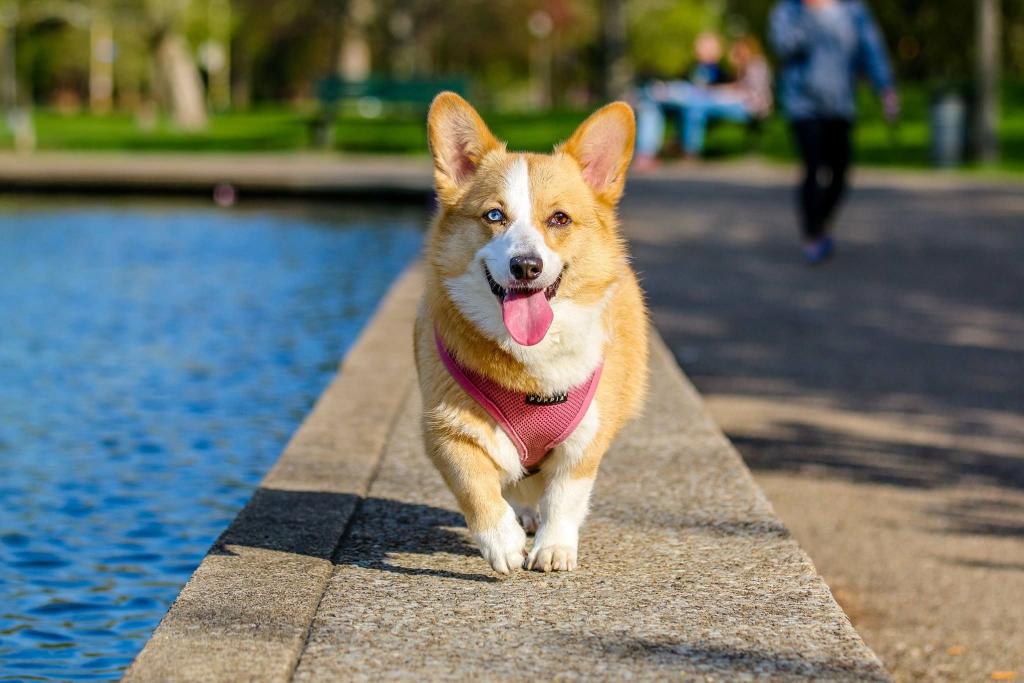
#> input picture codigo_estudiantes/wdeleon/perro.jpg, 2048 x 1365 px (shown at 1/2 size)
$ python recorte.py
#> lines starting #> are read from the running program, lines starting #| are printed output that depends on the picture
import cv2

imagen = cv2.imread("perro.jpg")
#> imagen is the input picture: shape (1365, 2048, 3); mean B, G, R 103.8, 114.6, 110.4

if imagen is None:
    raise FileNotFoundError("No se encontró perro.jpg")

print("Dimensiones", imagen.shape)
#| Dimensiones (1365, 2048, 3)

Recorte = imagen[150:750, 800:1300]
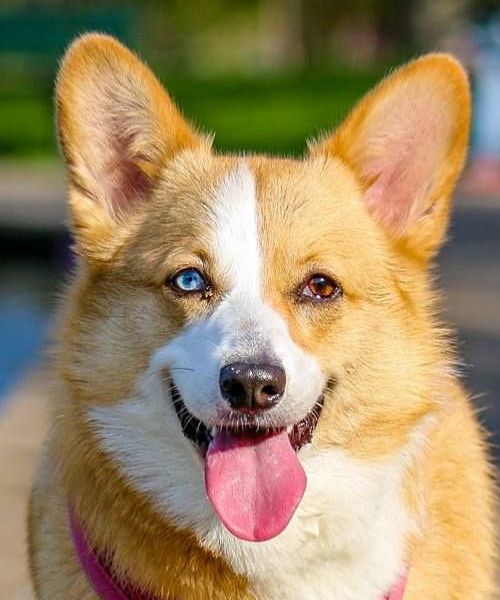
#> Recorte: shape (600, 500, 3); mean B, G, R 101.9, 137.6, 158.7

#Desempaquetando las dimensiones de la imagen
alto, ancho, canales = imagen.shape
#> alto = 1365; ancho = 2048; canales = 3

RelacionAspecto = alto / ancho
#> RelacionAspecto = 0.667
NuevoAncho = 150
NuevoAlto = int(RelacionAspecto * NuevoAncho)
#> NuevoAlto = 99
print(f"Nuevas medidas: {NuevoAlto, NuevoAncho}")
#| Nuevas medidas: (99, 150)

#Imagen reducida
Reduccion = cv2.resize(imagen,(NuevoAncho, NuevoAlto), interpolation=cv2.INTER_CUBIC)
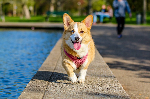
#> Reduccion: shape (99, 150, 3); mean B, G, R 103.9, 114.7, 110.4

#Imagen rotada
Rotacion = cv2.rotate(Reduccion, cv2.ROTATE_90_CLOCKWISE)
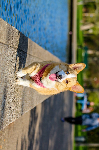
#> Rotacion: shape (150, 99, 3); mean B, G, R 103.9, 114.7, 110.4
AltoReducido, AnchoReducid, _ = Reduccion.shape
#> AltoReducido = 99; AnchoReducid = 150
Centro = (AnchoReducid//2, AltoReducido//2)
#> Centro = (75, 49)
MatrizRotacion = cv2.getRotationMatrix2D(Centro, 90, 1)
#> MatrizRotacion = [[6.12e-17, 1, 26], [-1, 6.12e-17, 124]]
ImagenRotada = cv2.warpAffine(Reduccion, MatrizRotacion,(AnchoReducid, AltoReducido))
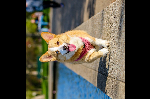
#> ImagenRotada: shape (99, 150, 3); mean B, G, R 67.8, 78.5, 80.7

#Anotacion de imagen
ImagenAnotada = Reduccion.copy()
cv2.rectangle(
    ImagenAnotada,
    (400,100),
    (650,600),
    (0, 255, 0),
    2
)

cv2.circle(
    ImagenAnotada,
    (520, 235),
    100,
    (0, 255, 0),
    2
)

cv2.putText(
    ImagenAnotada,
    "Objeto marcado",
    (AnchoReducid//2 - 115, AltoReducido//2 - 245),
    cv2.FONT_HERSHEY_COMPLEX,
    1,
    (0, 255, 0),
    2

)
#Escala de color de la imagen
ImgaenEscalaGris = cv2.cvtColor(ImagenAnotada, cv2.COLOR_BGR2YUV)
#> ImgaenEscalaGris: shape (99, 150, 3); mean of channels 0, 1, 2 112.1, 123.9, 126.4

cv2.imwrite("imagen_anotada.jpg", ImagenAnotada)

#Mostrador de Imagnes
#cv2.imshow("Imagen Original", imagen)
#cv2.imshow("Imagen Recortada", Recorte)
cv2.imshow("Imagen Reducida", Reduccion)
# [4 lines of commented-out code are left out]

cv2.waitKey(0)
cv2.destroyAllWindows()

$ run again, with codigo_estudiantes/wdeleon/avenida.jpg copied over codigo_estudiantes/wdeleon/perro.jpg
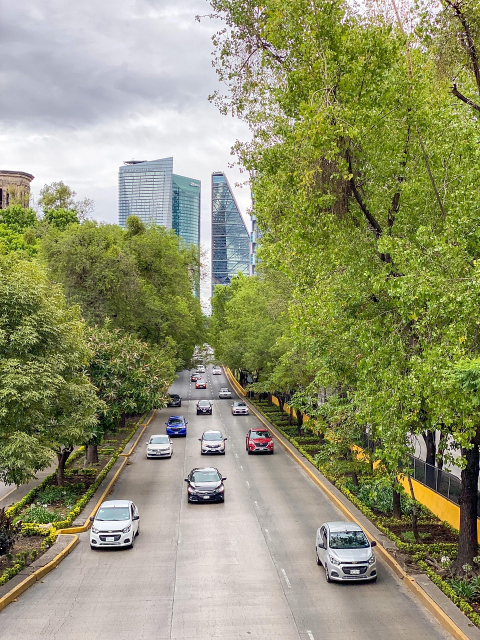
#> input picture codigo_estudiantes/wdeleon/avenida.jpg, 960 x 1280 px (shown at 1/2 size)
#> imagen is the input picture: shape (1280, 960, 3); mean B, G, R 111.6, 147.7, 145.8
#| Dimensiones (1280, 960, 3)
#| Nuevas medidas: (200, 150)
#> `Rotacion = cv2.rotate(Reduccion, cv2.ROTATE_90_CLOCKWISE)`:
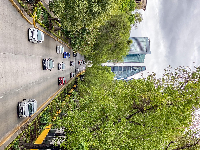
#> Rotacion: shape (150, 200, 3); mean B, G, R 111.7, 147.6, 145.7
#> `ImagenRotada = cv2.warpAffine(Reduccion, MatrizRotacion,(AnchoReducid,..`:
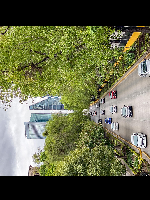
#> ImagenRotada: shape (200, 150, 3); mean B, G, R 72.9, 104.5, 101.3
#> ImgaenEscalaGris: shape (200, 150, 3); mean of channels 0, 1, 2 143, 112.7, 130.4

$ run again, with codigo_estudiantes/wdeleon/manzanas.jpg copied over codigo_estudiantes/wdeleon/perro.jpg
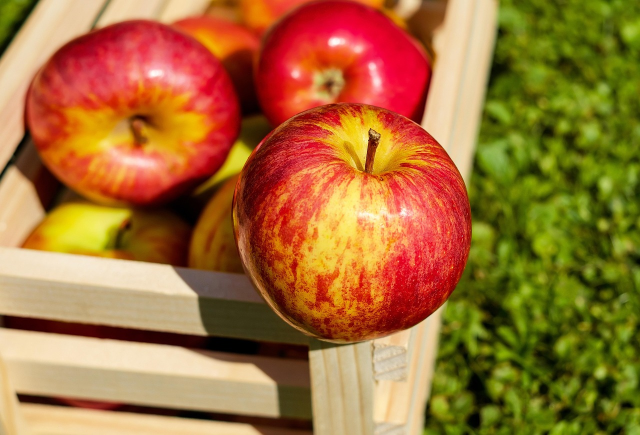
#> input picture codigo_estudiantes/wdeleon/manzanas.jpg, 1280 x 870 px (shown at 1/2 size)
#> imagen is the input picture: shape (870, 1280, 3); mean B, G, R 55.4, 111.4, 161.3
#| Dimensiones (870, 1280, 3)
#| Nuevas medidas: (101, 150)
#> `Rotacion = cv2.rotate(Reduccion, cv2.ROTATE_90_CLOCKWISE)`:
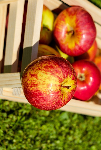
#> Rotacion: shape (150, 101, 3); mean B, G, R 55.4, 111.5, 161.4
#> `ImagenRotada = cv2.warpAffine(Reduccion, MatrizRotacion,(AnchoReducid,..`:
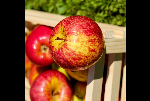
#> ImagenRotada: shape (101, 150, 3); mean B, G, R 38, 70.1, 114.2
#> ImgaenEscalaGris: shape (101, 150, 3); mean of channels 0, 1, 2 120, 96.2, 164.1
